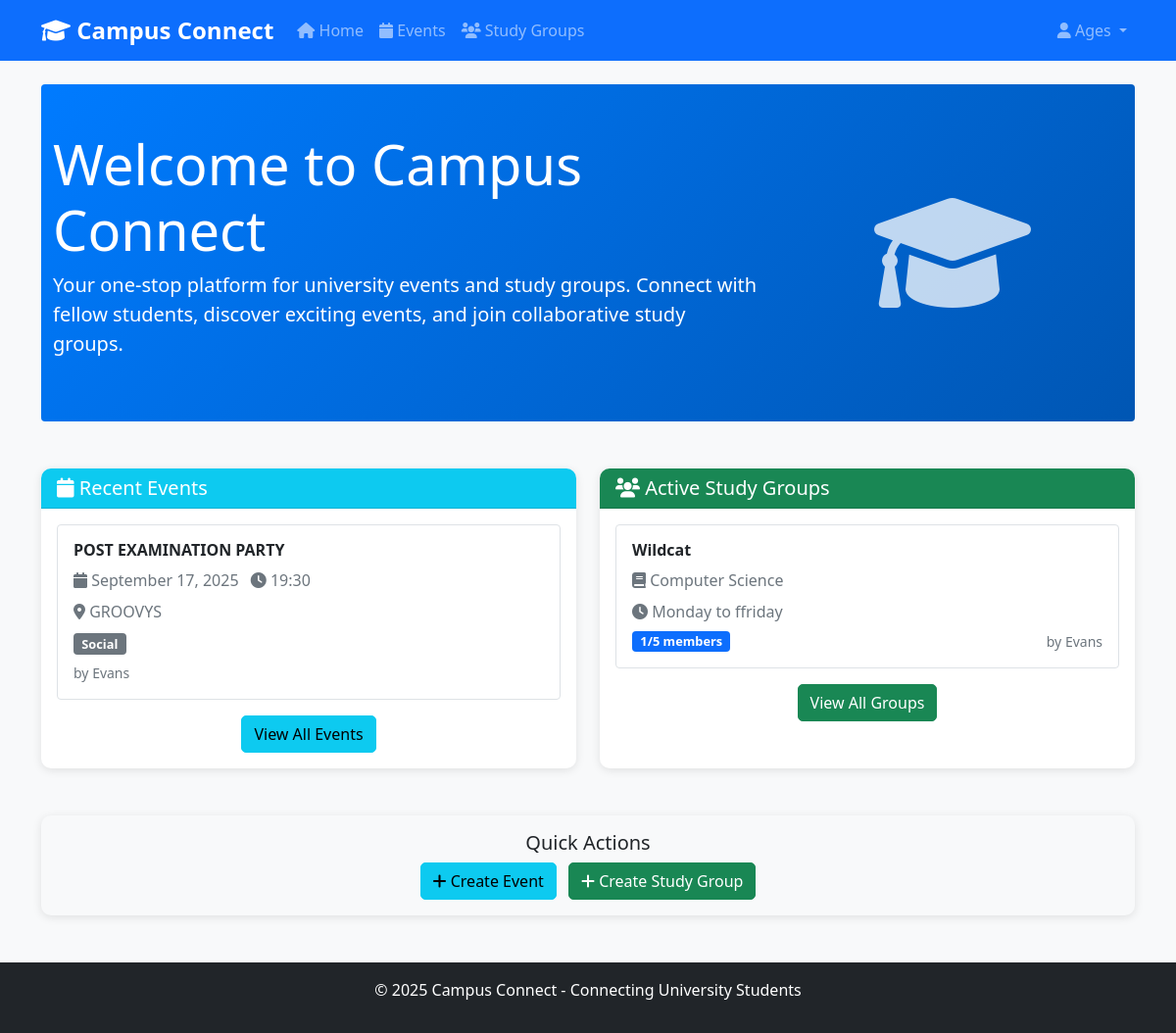
Screenshot of / (signed in) with the database file from the repository.
### app.py (models this page shows)
class User(UserMixin, db.Model):
    id = db.Column(db.Integer, primary_key=True)
    username = db.Column(db.String(80), unique=True, nullable=False)
    email = db.Column(db.String(120), unique=True, nullable=False)
    full_name = db.Column(db.String(100), nullable=False)
    course = db.Column(db.String(100), nullable=True)
    year_of_study = db.Column(db.Integer, nullable=True)
    bio = db.Column(db.Text, nullable=True)
    created_at = db.Column(db.DateTime, default=datetime.utcnow)
    events_created = db.relationship('Event', backref='creator', lazy=True)
    study_groups_created = db.relationship('StudyGroup', backref='creator', lazy=True)

class Event(db.Model):
    id = db.Column(db.Integer, primary_key=True)
    title = db.Column(db.String(200), nullable=False)
    description = db.Column(db.Text, nullable=True)
    date = db.Column(db.Date, nullable=False)
    time = db.Column(db.String(20), nullable=True)
    location = db.Column(db.String(200), nullable=True)
    category = db.Column(db.String(50), nullable=False)  # academic, social, sports, etc.
    creator_id = db.Column(db.Integer, db.ForeignKey('user.id'), nullable=False)
    created_at = db.Column(db.DateTime, default=datetime.utcnow)
    is_active = db.Column(db.Boolean, default=True)

class StudyGroup(db.Model):
    id = db.Column(db.Integer, primary_key=True)
    name = db.Column(db.String(200), nullable=False)
    subject = db.Column(db.String(100), nullable=False)
    description = db.Column(db.Text, nullable=True)
    max_members = db.Column(db.Integer, default=10)
    meeting_time = db.Column(db.String(100), nullable=True)
    location = db.Column(db.String(200), nullable=True)
    creator_id = db.Column(db.Integer, db.ForeignKey('user.id'), nullable=False)
    created_at = db.Column(db.DateTime, default=datetime.utcnow)
    is_active = db.Column(db.Boolean, default=True)
    members = db.relationship('User', secondary='study_group_members', backref='study_groups')

### app.py (the view)
@app.route('/')
def index():
    recent_events = Event.query.filter(Event.is_active == True).order_by(Event.date.desc()).limit(5).all()
    active_groups = StudyGroup.query.filter(StudyGroup.is_active == True).limit(5).all()
    return render_template('index.html', events=recent_events, groups=active_groups)

### app.py (called while the page is built)
@login_manager.user_loader
def load_user(user_id):
    return User.query.get(int(user_id))

### templates/index.html (shortened to what this page needs)
{% extends "base.html" %}
{% block content %}
<div class="hero-section bg-primary text-white py-5 mb-5 rounded">
    <div class="container">
        <div class="row align-items-center">
            <div class="col-md-8">
                <h1 class="display-4">Welcome to Campus Connect</h1>
                <p class="lead">Your one-stop platform for university events and study groups. Connect with fellow students, discover exciting events, and join collaborative study groups.</p>
            </div>
            <div class="col-md-4 text-center">
                <i class="fas fa-graduation-cap fa-8x opacity-75"></i>
            </div>
        </div>
    </div>
</div>
<div class="row">
    <div class="col-md-6">
        <div class="card h-100">
            <div class="card-header bg-info text-white">
                <h5 class="card-title mb-0">
                    <i class="fas fa-calendar"></i> Recent Events
                </h5>
            </div>
            <div class="card-body">
                {% if events %}
                    {% for event in events %}
                    <div class="event-item mb-3 p-3 border rounded">
                        <h6 class="fw-bold">{{ event.title }}</h6>
                        <p class="text-muted mb-2">
                            <i class="fas fa-calendar"></i> {{ event.date.strftime('%B %d, %Y') }}
                            {% if event.time %}
                                <i class="fas fa-clock ms-2"></i> {{ event.time }}
                            {% endif %}
                        </p>
                        {% if event.location %}
                        <p class="text-muted mb-2">
                            <i class="fas fa-map-marker-alt"></i> {{ event.location }}
                        </p>
                        {% endif %}
                        <span class="badge bg-secondary">{{ event.category.title() }}</span>
                        <small class="text-muted d-block mt-2">by {{ event.creator.full_name }}</small>
                    </div>
                    {% endfor %}
                    <div class="text-center mt-3">
                        <a href="{{ url_for('events') }}" class="btn btn-info">View All Events</a>
                    </div>
                {% else %}
                    <p class="text-muted">No events available yet. Be the first to create one!</p>
                    {% if current_user.is_authenticated %}
                    <a href="{{ url_for('create_event') }}" class="btn btn-primary">Create Event</a>
                    {% endif %}
                {% endif %}
            </div>
        </div>
    </div>
    <div class="col-md-6">
        <div class="card h-100">
            <div class="card-header bg-success text-white">
                <h5 class="card-title mb-0">
                    <i class="fas fa-users"></i> Active Study Groups
                </h5>
            </div>
            <div class="card-body">
                {% if groups %}
                    {% for group in groups %}
                    <div class="group-item mb-3 p-3 border rounded">
                        <h6 class="fw-bold">{{ group.name }}</h6>
                        <p class="text-muted mb-2">
                            <i class="fas fa-book"></i> {{ group.subject }}
                        </p>
                        {% if group.meeting_time %}
                        <p class="text-muted mb-2">
                            <i class="fas fa-clock"></i> {{ group.meeting_time }}
                        </p>
                        {% endif %}
                        <div class="d-flex justify-content-between align-items-center">
                            <span class="badge bg-primary">{{ group.members|length }}/{{ group.max_members }} members</span>
                            <small class="text-muted">by {{ group.creator.full_name }}</small>
                        </div>
                    </div>
                    {% endfor %}
                    <div class="text-center mt-3">
                        <a href="{{ url_for('study_groups') }}" class="btn btn-success">View All Groups</a>
                    </div>
                {% else %}
                    <p class="text-muted">No study groups available yet. Be the first to create one!</p>
                    {% if current_user.is_authenticated %}
                    <a href="{{ url_for('create_study_group') }}" class="btn btn-success">Create Study Group</a>
                    {% endif %}
                {% endif %}
            </div>
        </div>
    </div>
</div>
{% if current_user.is_authenticated %}
<div class="row mt-5">
    <div class="col-12">
        <div class="card bg-light">
            <div class="card-body text-center">
                <h5>Quick Actions</h5>
                <a href="{{ url_for('create_event') }}" class="btn btn-info me-2">
                    <i class="fas fa-plus"></i> Create Event
                </a>
                <a href="{{ url_for('create_study_group') }}" class="btn btn-success">
                    <i class="fas fa-plus"></i> Create Study Group
                </a>
            </div>
        </div>
    </div>
</div>
{% endif %}
{% endblock %}

### templates/base.html (shortened to what this page needs)
<!DOCTYPE html>
<html lang="en">
<head>
    <link href="https://cdn.jsdelivr.net/npm/bootstrap@5.1.3/dist/css/bootstrap.min.css" rel="stylesheet">
    <link href="https://cdnjs.cloudflare.com/ajax/libs/font-awesome/6.0.0/css/all.min.css" rel="stylesheet">
    <link href="{{ url_for('static', filename='css/style.css') }}" rel="stylesheet">
</head>
<body>
    <nav class="navbar navbar-expand-lg navbar-dark bg-primary">
        <div class="container">
            <a class="navbar-brand" href="{{ url_for('index') }}">
                <i class="fas fa-graduation-cap"></i> Campus Connect
            </a>
            <div class="collapse navbar-collapse" id="navbarNav">
                <ul class="navbar-nav me-auto">
                    <li class="nav-item">
                        <a class="nav-link" href="{{ url_for('index') }}">
                            <i class="fas fa-home"></i> Home
                        </a>
                    </li>
                    <li class="nav-item">
                        <a class="nav-link" href="{{ url_for('events') }}">
                            <i class="fas fa-calendar"></i> Events
                        </a>
                    </li>
                    <li class="nav-item">
                        <a class="nav-link" href="{{ url_for('study_groups') }}">
                            <i class="fas fa-users"></i> Study Groups
                        </a>
                    </li>
                </ul>
                <ul class="navbar-nav">
                    {% if current_user.is_authenticated %}
                        <li class="nav-item dropdown">
                            <a class="nav-link dropdown-toggle" href="#" id="navbarDropdown" role="button" data-bs-toggle="dropdown">
                                <i class="fas fa-user"></i> {{ current_user.username }}
                            </a>
                        </li>
                    {% endif %}
                </ul>
            </div>
        </div>
    </nav>
    <main class="container mt-4">
        {% block content %}{% endblock %}
    </main>
    <footer class="bg-dark text-white text-center py-3 mt-5">
        <div class="container">
            <p>&copy; 2025 Campus Connect - Connecting University Students</p>
        </div>
    </footer>
</body>
</html>

### static/css/style.css (style rules this page uses)
body { background-color: #f8f9fa; }
.hero-section { border-radius: 10px; background: linear-gradient(135deg, #007bff 0%, #0056b3 100%); }
.card { border-radius: 10px; box-shadow: 0 2px 10px rgba(0,0,0,0.1); transition: transform 0.2s; border: none; }
.navbar-brand { font-weight: bold; font-size: 1.5rem; }
.event-item, .group-item { transition: all 0.2s; border: 1px solid #dee2e6 !important; }
.badge { font-size: 0.8em; }
.btn { border-radius: 5px; transition: all 0.2s; }
.card-header { border-radius: 10px 10px 0 0 !important; font-weight: 600; }
footer { margin-top: auto; }
.fade-in { animation: fadeIn 0.5s; }

### rows the page displays
User: username "Ages"
Event: title "POST EXAMINATION PARTY", date "September 17, 2025", time "19:30", location "GROOVYS", category "Social", creator.full_name "Evans"
StudyGroup: name "Wildcat", subject "Computer Science", meeting_time "Monday to ffriday", members|length "1", max_members "5", creator.full_name "Evans"
